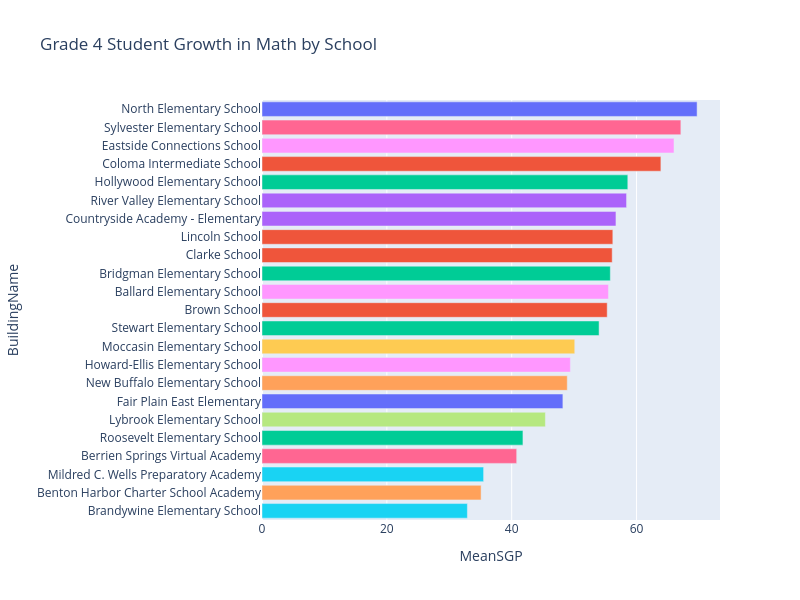

This figure's notebook cell:
### Markdown cell above
## Bar Chart: Comparing Schools by Student Growth

To evaluate which schools are currently supporting strong academic growth for fourth-grade students, I created a bar chart using Mean Student Growth Percentile (MeanSGP) for the most recent school year. Each bar represents a school, allowing for direct comparison across buildings and districts (color coded by district).

By sorting the bars, the chart highlights the highest and lowest performing schools, making it easier to identify strong candidates for further consideration.

### Code cell
latest_year = df4['Year'].max()

fig_bar = px.bar(
    df4[(df4['Year'] == latest_year) & (df4['Subject'] == 'Mathematics')],
    x='MeanSGP',
    y='BuildingName',
    color='DistrictName',
    orientation='h',
    title='Grade 4 Student Growth in Math by School',
    hover_data=['SchoolYear', 'DistrictName','Subject']
)

fig_bar.update_layout(
    yaxis={'categoryorder':'total ascending'},
    height=600, width=800,
    showlegend=False
)

fig_bar.show()

### Figure 1 — Plotly figure (JSON) as saved in the notebook; plotly's stock layout.template omitted (floating-point values rounded to 4 significant figures)
{"data": [{"customdata": [["24 - 25 School Year", "Benton Harbor Area Schools", "Mathematics"]], "hovertemplate": "DistrictName=%{customdata[1]}<br>MeanSGP=%{x}<br>BuildingName=%{y}<br>SchoolYear=%{customdata[0]}<br>Subject=%{customdata[2]}<extra></extra>", "legendgroup": "Benton Harbor Area Schools", "marker": {"color": "#636efa", "pattern": {"shape": ""}}, "name": "Benton Harbor Area Schools", "orientation": "h", "showlegend": true, "textposition": "auto", "type": "bar", "x": [48.2], "xaxis": "x", "y": ["Fair Plain East Elementary"], "yaxis": "y"}, {"customdata": [["24 - 25 School Year", "St. Joseph Public Schools", "Mathematics"], ["24 - 25 School Year", "St. Joseph Public Schools", "Mathematics"], ["24 - 25 School Year", "St. Joseph Public Schools", "Mathematics"]], "hovertemplate": "DistrictName=%{customdata[1]}<br>MeanSGP=%{x}<br>BuildingName=%{y}<br>SchoolYear=%{customdata[0]}<br>Subject=%{customdata[2]}<extra></extra>", "legendgroup": "St. Joseph Public Schools", "marker": {"color": "#EF553B", "pattern": {"shape": ""}}, "name": "St. Joseph Public Schools", "orientation": "h", "showlegend": true, "textposition": "auto", "type": "bar", "x": [55.3, 56.1, 56.2], "xaxis": "x", "y": ["Brown School", "Clarke School", "Lincoln School"], "yaxis": "y"}, {"customdata": [["24 - 25 School Year", "Lakeshore School District (Berrien)", "Mathematics"], ["24 - 25 School Year", "Lakeshore School District (Berrien)", "Mathematics"], ["24 - 25 School Year", "Lakeshore School District (Berrien)", "Mathematics"]], "hovertemplate": "DistrictName=%{customdata[1]}<br>MeanSGP=%{x}<br>BuildingName=%{y}<br>SchoolYear=%{customdata[0]}<br>Subject=%{customdata[2]}<extra></extra>", "legendgroup": "Lakeshore School District (Berrien)", "marker": {"color": "#00cc96", "pattern": {"shape": ""}}, "name": "Lakeshore School District (Berrien)", "orientation": "h", "showlegend": true, "textposition": "auto", "type": "bar", "x": [58.6, 41.8, 54.0], "xaxis": "x", "y": ["Hollywood Elementary School", "Roosevelt Elementary School", "Stewart Elementary School"], "yaxis": "y"}, {"customdata": [["24 - 25 School Year", "River Valley School District", "Mathematics"]], "hovertemplate": "DistrictName=%{customdata[1]}<br>MeanSGP=%{x}<br>BuildingName=%{y}<br>SchoolYear=%{customdata[0]}<br>Subject=%{customdata[2]}<extra></extra>", "legendgroup": "River Valley School District", "marker": {"color": "#ab63fa", "pattern": {"shape": ""}}, "name": "River Valley School District", "orientation": "h", "showlegend": true, "textposition": "auto", "type": "bar", "x": [58.4], "xaxis": "x", "y": ["River Valley Elementary School"], "yaxis": "y"}, {"customdata": [["24 - 25 School Year", "New Buffalo Area Schools", "Mathematics"]], "hovertemplate": "DistrictName=%{customdata[1]}<br>MeanSGP=%{x}<br>BuildingName=%{y}<br>SchoolYear=%{customdata[0]}<br>Subject=%{customdata[2]}<extra></extra>", "legendgroup": "New Buffalo Area Schools", "marker": {"color": "#FFA15A", "pattern": {"shape": ""}}, "name": "New Buffalo Area Schools", "orientation": "h", "showlegend": true, "textposition": "auto", "type": "bar", "x": [48.9], "xaxis": "x", "y": ["New Buffalo Elementary School"], "yaxis": "y"}, {"customdata": [["24 - 25 School Year", "Brandywine Community Schools", "Mathematics"]], "hovertemplate": "DistrictName=%{customdata[1]}<br>MeanSGP=%{x}<br>BuildingName=%{y}<br>SchoolYear=%{customdata[0]}<br>Subject=%{customdata[2]}<extra></extra>", "legendgroup": "Brandywine Community Schools", "marker": {"color": "#19d3f3", "pattern": {"shape": ""}}, "name": "Brandywine Community Schools", "orientation": "h", "showlegend": true, "textposition": "auto", "type": "bar", "x": [32.9], "xaxis": "x", "y": ["Brandywine Elementary School"], "yaxis": "y"}, {"customdata": [["24 - 25 School Year", "Berrien Springs Public Schools", "Mathematics"], ["24 - 25 School Year", "Berrien Springs Public Schools", "Mathematics"]], "hovertemplate": "DistrictName=%{customdata[1]}<br>MeanSGP=%{x}<br>BuildingName=%{y}<br>SchoolYear=%{customdata[0]}<br>Subject=%{customdata[2]}<extra></extra>", "legendgroup": "Berrien Springs Public Schools", "marker": {"color": "#FF6692", "pattern": {"shape": ""}}, "name": "Berrien Springs Public Schools", "orientation": "h", "showlegend": true, "textposition": "auto", "type": "bar", "x": [67.1, 40.8], "xaxis": "x", "y": ["Sylvester Elementary School", "Berrien Springs Virtual Academy"], "yaxis": "y"}, {"customdata": [["24 - 25 School Year", "Eau Claire Public Schools", "Mathematics"]], "hovertemplate": "DistrictName=%{customdata[1]}<br>MeanSGP=%{x}<br>BuildingName=%{y}<br>SchoolYear=%{customdata[0]}<br>Subject=%{customdata[2]}<extra></extra>", "legendgroup": "Eau Claire Public Schools", "marker": {"color": "#B6E880", "pattern": {"shape": ""}}, "name": "Eau Claire Public Schools", "orientation": "h", "showlegend": true, "textposition": "auto", "type": "bar", "x": [45.4], "xaxis": "x", "y": ["Lybrook Elementary School"], "yaxis": "y"}, {"customdata": [["24 - 25 School Year", "Niles Community Schools", "Mathematics"], ["24 - 25 School Year", "Niles Community Schools", "Mathematics"], ["24 - 25 School Year", "Niles Community Schools", "Mathematics"]], "hovertemplate": "DistrictName=%{customdata[1]}<br>MeanSGP=%{x}<br>BuildingName=%{y}<br>SchoolYear=%{customdata[0]}<br>Subject=%{customdata[2]}<extra></extra>", "legendgroup": "Niles Community Schools", "marker": {"color": "#FF97FF", "pattern": {"shape": ""}}, "name": "Niles Community Schools", "orientation": "h", "showlegend": true, "textposition": "auto", "type": "bar", "x": [55.5, 66.0, 49.4], "xaxis": "x", "y": ["Ballard Elementary School", "Eastside Connections School", "Howard-Ellis Elementary School"], "yaxis": "y"}, {"customdata": [["24 - 25 School Year", "Buchanan Community Schools", "Mathematics"]], "hovertemplate": "DistrictName=%{customdata[1]}<br>MeanSGP=%{x}<br>BuildingName=%{y}<br>SchoolYear=%{customdata[0]}<br>Subject=%{customdata[2]}<extra></extra>", "legendgroup": "Buchanan Community Schools", "marker": {"color": "#FECB52", "pattern": {"shape": ""}}, "name": "Buchanan Community Schools", "orientation": "h", "showlegend": true, "textposition": "auto", "type": "bar", "x": [50.1], "xaxis": "x", "y": ["Moccasin Elementary School"], "yaxis": "y"}, {"customdata": [["24 - 25 School Year", "Watervliet School District", "Mathematics"]], "hovertemplate": "DistrictName=%{customdata[1]}<br>MeanSGP=%{x}<br>BuildingName=%{y}<br>SchoolYear=%{customdata[0]}<br>Subject=%{customdata[2]}<extra></extra>", "legendgroup": "Watervliet School District", "marker": {"color": "#636efa", "pattern": {"shape": ""}}, "name": "Watervliet School District", "orientation": "h", "showlegend": true, "textposition": "auto", "type": "bar", "x": [69.7], "xaxis": "x", "y": ["North Elementary School"], "yaxis": "y"}, {"customdata": [["24 - 25 School Year", "Coloma Community Schools", "Mathematics"]], "hovertemplate": "DistrictName=%{customdata[1]}<br>MeanSGP=%{x}<br>BuildingName=%{y}<br>SchoolYear=%{customdata[0]}<br>Subject=%{customdata[2]}<extra></extra>", "legendgroup": "Coloma Community Schools", "marker": {"color": "#EF553B", "pattern": {"shape": ""}}, "name": "Coloma Community Schools", "orientation": "h", "showlegend": true, "textposition": "auto", "type": "bar", "x": [63.9], "xaxis": "x", "y": ["Coloma Intermediate School"], "yaxis": "y"}, {"customdata": [["24 - 25 School Year", "Bridgman Public Schools", "Mathematics"]], "hovertemplate": "DistrictName=%{customdata[1]}<br>MeanSGP=%{x}<br>BuildingName=%{y}<br>SchoolYear=%{customdata[0]}<br>Subject=%{customdata[2]}<extra></extra>", "legendgroup": "Bridgman Public Schools", "marker": {"color": "#00cc96", "pattern": {"shape": ""}}, "name": "Bridgman Public Schools", "orientation": "h", "showlegend": true, "textposition": "auto", "type": "bar", "x": [55.8], "xaxis": "x", "y": ["Bridgman Elementary School"], "yaxis": "y"}, {"customdata": [["24 - 25 School Year", "Countryside Academy", "Mathematics"]], "hovertemplate": "DistrictName=%{customdata[1]}<br>MeanSGP=%{x}<br>BuildingName=%{y}<br>SchoolYear=%{customdata[0]}<br>Subject=%{customdata[2]}<extra></extra>", "legendgroup": "Countryside Academy", "marker": {"color": "#ab63fa", "pattern": {"shape": ""}}, "name": "Countryside Academy", "orientation": "h", "showlegend": true, "textposition": "auto", "type": "bar", "x": [56.7], "xaxis": "x", "y": ["Countryside Academy - Elementary"], "yaxis": "y"}, {"customdata": [["24 - 25 School Year", "Benton Harbor Charter School Academy", "Mathematics"]], "hovertemplate": "DistrictName=%{customdata[1]}<br>MeanSGP=%{x}<br>BuildingName=%{y}<br>SchoolYear=%{customdata[0]}<br>Subject=%{customdata[2]}<extra></extra>", "legendgroup": "Benton Harbor Charter School Academy", "marker": {"color": "#FFA15A", "pattern": {"shape": ""}}, "name": "Benton Harbor Charter School Academy", "orientation": "h", "showlegend": true, "textposition": "auto", "type": "bar", "x": [35.1], "xaxis": "x", "y": ["Benton Harbor Charter School Academy"], "yaxis": "y"}, {"customdata": [["24 - 25 School Year", "Mildred C. Wells Preparatory Academy", "Mathematics"]], "hovertemplate": "DistrictName=%{customdata[1]}<br>MeanSGP=%{x}<br>BuildingName=%{y}<br>SchoolYear=%{customdata[0]}<br>Subject=%{customdata[2]}<extra></extra>", "legendgroup": "Mildred C. Wells Preparatory Academy", "marker": {"color": "#19d3f3", "pattern": {"shape": ""}}, "name": "Mildred C. Wells Preparatory Academy", "orientation": "h", "showlegend": true, "textposition": "auto", "type": "bar", "x": [35.5], "xaxis": "x", "y": ["Mildred C. Wells Preparatory Academy"], "yaxis": "y"}], "layout": {"barmode": "relative", "height": 600, "legend": {"title": {"text": "DistrictName"}, "tracegroupgap": 0}, "showlegend": false, "title": {"text": "Grade 4 Student Growth in Math by School"}, "width": 800, "xaxis": {"anchor": "y", "domain": [0, 1], "title": {"text": "MeanSGP"}}, "yaxis": {"anchor": "x", "categoryorder": "total ascending", "domain": [0, 1], "title": {"text": "BuildingName"}}}}
